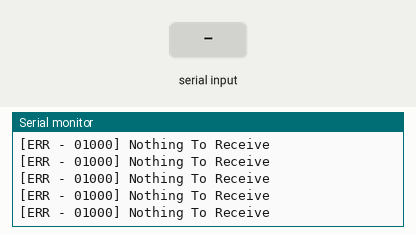
Recording of a sketch running on a simulated Arduino Uno, built with avr-gcc and run on an emulated ATmega328P. On the bench: the last lines printed to the serial monitor. The inputs (shaded band) are chosen by the test bench.

Above: at 1.5 s.
1.6 s: "1" received over the second serial link
At 2.99 s:
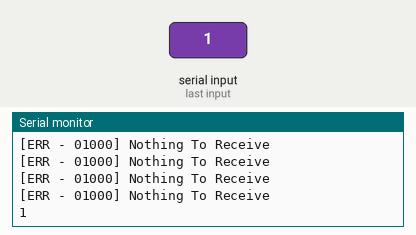
4.2 s: "0" received over the second serial link
At 5.6 s:
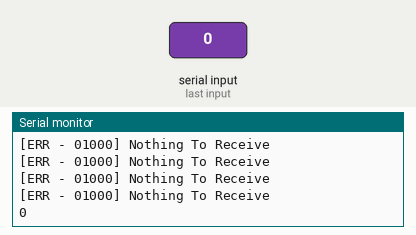
5.7 s: "2" received over the second serial link
At 7.11 s:
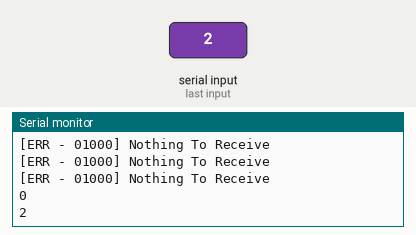

The sketch:

CosmicOS.ino
```cpp
#include "Arduino.h"
#include "lib/nexus/nexus.h"
#include "SoftwareSerial.h"

//The setup function is called once at startup of the sketch
String DA = "Help";
Nexus np;

void setup()
{
	np.Link();
	Serial.begin(9600);
}

// The loop function is called in an endless loop
void loop()
{
	String g = np.Receive();
	Serial.println(g);
	delay(350);
}
```

sloeber.ino.cpp
```cpp
#ifdef __IN_ECLIPSE__
//This is a automatic generated file
//Please do not modify this file
//If you touch this file your change will be overwritten during the next build
//This file has been generated on 2019-12-17 13:20:34

#include "Arduino.h"
#include "Arduino.h"
#include "lib/nexus/nexus.h"
#include "SoftwareSerial.h"

void setup() ;
void loop() ;

#include "CosmicOS.ino"


#endif
```

Measured:
- after the input at 1.6 s, the serial monitor: prints a new line after 1.2 s (image 1)
- after the input at 4.2 s, the serial monitor: prints a new line after 1.3 s (image 2)
- after the input at 5.7 s, the serial monitor: prints a new line after 1.2 s (image 3)
